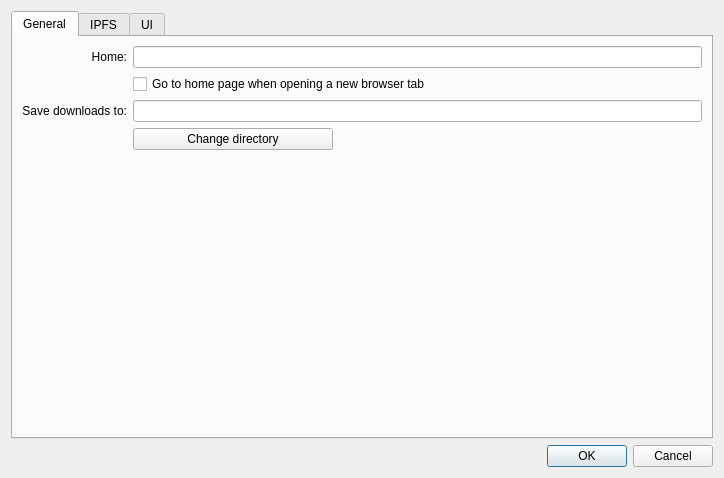
<?xml version="1.0" encoding="UTF-8"?>
<ui version="4.0">
 <class>SettingsDialogForm</class>
 <widget class="QDialog" name="SettingsDialogForm">
  <property name="geometry">
   <rect>
    <x>0</x>
    <y>0</y>
    <width>724</width>
    <height>478</height>
   </rect>
  </property>
  <property name="windowTitle">
   <string>Settings</string>
  </property>
  <layout class="QVBoxLayout" name="verticalLayout">
   <item>
    <widget class="QTabWidget" name="tabWidget">
     <property name="currentIndex">
      <number>0</number>
     </property>
     <widget class="QWidget" name="tab">
      <attribute name="title">
       <string>General</string>
      </attribute>
      <layout class="QGridLayout" name="gridLayout_4">
       <item row="4" column="1" colspan="2">
        <widget class="QLineEdit" name="downloadsLocation"/>
       </item>
       <item row="1" column="2">
        <spacer name="horizontalSpacer">
         <property name="orientation">
          <enum>Qt::Horizontal</enum>
         </property>
         <property name="sizeHint" stdset="0">
          <size>
           <width>280</width>
           <height>18</height>
          </size>
         </property>
        </spacer>
       </item>
       <item row="0" column="0">
        <widget class="QLabel" name="label_3">
         <property name="text">
          <string>Home:</string>
         </property>
         <property name="alignment">
          <set>Qt::AlignRight|Qt::AlignTrailing|Qt::AlignVCenter</set>
         </property>
        </widget>
       </item>
       <item row="0" column="1" colspan="2">
        <widget class="QLineEdit" name="home">
         <property name="minimumSize">
          <size>
           <width>400</width>
           <height>0</height>
          </size>
         </property>
        </widget>
       </item>
       <item row="1" column="1">
        <widget class="QCheckBox" name="goToHomePageOnOpen">
         <property name="text">
          <string>Go to home page when opening a new browser tab</string>
         </property>
        </widget>
       </item>
       <item row="6" column="1" colspan="2">
        <spacer>
         <property name="orientation">
          <enum>Qt::Vertical</enum>
         </property>
         <property name="sizeHint" stdset="0">
          <size>
           <width>391</width>
           <height>262</height>
          </size>
         </property>
        </spacer>
       </item>
       <item row="4" column="0">
        <widget class="QLabel" name="label_7">
         <property name="text">
          <string>Save downloads to:</string>
         </property>
         <property name="alignment">
          <set>Qt::AlignRight|Qt::AlignTrailing|Qt::AlignVCenter</set>
         </property>
        </widget>
       </item>
       <item row="5" column="1">
        <widget class="QPushButton" name="changeDownloadsPathButton">
         <property name="maximumSize">
          <size>
           <width>200</width>
           <height>16777215</height>
          </size>
         </property>
         <property name="text">
          <string>Change directory</string>
         </property>
        </widget>
       </item>
      </layout>
     </widget>
     <widget class="QWidget" name="tab_6">
      <attribute name="title">
       <string>IPFS</string>
      </attribute>
      <layout class="QVBoxLayout" name="verticalLayout_4">
       <item>
        <layout class="QVBoxLayout" name="verticalLayout_5">
         <property name="sizeConstraint">
          <enum>QLayout::SetNoConstraint</enum>
         </property>
         <item>
          <widget class="QGroupBox" name="groupBoxDaemon">
           <property name="minimumSize">
            <size>
             <width>0</width>
             <height>50</height>
            </size>
           </property>
           <property name="title">
            <string>Spawn IPFS daemon and use as transport</string>
           </property>
           <property name="checkable">
            <bool>true</bool>
           </property>
           <layout class="QGridLayout" name="gridLayout_5">
            <item row="2" column="0">
             <widget class="QLabel" name="label_17">
              <property name="text">
               <string>HTTP gateway port</string>
              </property>
             </widget>
            </item>
            <item row="1" column="1">
             <widget class="QSpinBox" name="ipfsdApiPort">
              <property name="maximumSize">
               <size>
                <width>100</width>
                <height>16777215</height>
               </size>
              </property>
              <property name="minimum">
               <number>1024</number>
              </property>
              <property name="maximum">
               <number>32768</number>
              </property>
             </widget>
            </item>
            <item row="2" column="1">
             <widget class="QSpinBox" name="ipfsdGwPort">
              <property name="maximumSize">
               <size>
                <width>100</width>
                <height>16777215</height>
               </size>
              </property>
              <property name="minimum">
               <number>1024</number>
              </property>
              <property name="maximum">
               <number>32768</number>
              </property>
             </widget>
            </item>
            <item row="0" column="2">
             <widget class="QLabel" name="label_18">
              <property name="text">
               <string>Minimum swarm connections</string>
              </property>
             </widget>
            </item>
            <item row="0" column="3">
             <widget class="QSpinBox" name="swarmMinConns">
              <property name="minimum">
               <number>1</number>
              </property>
              <property name="maximum">
               <number>100</number>
              </property>
             </widget>
            </item>
            <item row="1" column="2">
             <widget class="QLabel" name="label_19">
              <property name="text">
               <string>Maximum swarm connections</string>
              </property>
             </widget>
            </item>
            <item row="0" column="1">
             <widget class="QSpinBox" name="ipfsdSwarmPort">
              <property name="maximumSize">
               <size>
                <width>100</width>
                <height>16777215</height>
               </size>
              </property>
              <property name="minimum">
               <number>1024</number>
              </property>
              <property name="maximum">
               <number>32768</number>
              </property>
             </widget>
            </item>
            <item row="1" column="0">
             <widget class="QLabel" name="label_15">
              <property name="text">
               <string>API port</string>
              </property>
             </widget>
            </item>
            <item row="1" column="3">
             <widget class="QSpinBox" name="swarmMaxConns">
              <property name="minimum">
               <number>10</number>
              </property>
              <property name="maximum">
               <number>300</number>
              </property>
             </widget>
            </item>
            <item row="0" column="0">
             <widget class="QLabel" name="label_14">
              <property name="text">
               <string>Swarm port</string>
              </property>
             </widget>
            </item>
            <item row="2" column="2">
             <widget class="QLabel" name="label_5">
              <property name="text">
               <string>Maximum storage (Gb)</string>
              </property>
             </widget>
            </item>
            <item row="2" column="3">
             <widget class="QSpinBox" name="storageMax">
              <property name="minimum">
               <number>5</number>
              </property>
              <property name="maximum">
               <number>2048</number>
              </property>
             </widget>
            </item>
           </layout>
          </widget>
         </item>
         <item>
          <widget class="QGroupBox" name="groupBoxIpfsConn">
           <property name="enabled">
            <bool>true</bool>
           </property>
           <property name="minimumSize">
            <size>
             <width>0</width>
             <height>50</height>
            </size>
           </property>
           <property name="title">
            <string>Use a custom IPFS daemon</string>
           </property>
           <property name="flat">
            <bool>false</bool>
           </property>
           <property name="checkable">
            <bool>false</bool>
           </property>
           <property name="checked">
            <bool>false</bool>
           </property>
           <layout class="QFormLayout" name="formLayout_3">
            <item row="0" column="0">
             <widget class="QLabel" name="label_2">
              <property name="text">
               <string>Host</string>
              </property>
             </widget>
            </item>
            <item row="1" column="0">
             <widget class="QLabel" name="label_16">
              <property name="text">
               <string>API port</string>
              </property>
             </widget>
            </item>
            <item row="1" column="1">
             <widget class="QSpinBox" name="customIpfsApiPort">
              <property name="maximumSize">
               <size>
                <width>100</width>
                <height>16777215</height>
               </size>
              </property>
              <property name="minimum">
               <number>1024</number>
              </property>
              <property name="maximum">
               <number>32768</number>
              </property>
             </widget>
            </item>
            <item row="2" column="0">
             <widget class="QLabel" name="label">
              <property name="text">
               <string>HTTP gateway port</string>
              </property>
             </widget>
            </item>
            <item row="2" column="1">
             <widget class="QSpinBox" name="customIpfsGwPort">
              <property name="maximumSize">
               <size>
                <width>100</width>
                <height>16777215</height>
               </size>
              </property>
              <property name="minimum">
               <number>1024</number>
              </property>
              <property name="maximum">
               <number>32768</number>
              </property>
             </widget>
            </item>
            <item row="0" column="1">
             <widget class="QLineEdit" name="customIpfsHost">
              <property name="maximumSize">
               <size>
                <width>300</width>
                <height>16777215</height>
               </size>
              </property>
             </widget>
            </item>
           </layout>
          </widget>
         </item>
        </layout>
       </item>
       <item>
        <layout class="QHBoxLayout" name="horizontalLayout_3">
         <item>
          <widget class="QLabel" name="label_4">
           <property name="maximumSize">
            <size>
             <width>721</width>
             <height>145</height>
            </size>
           </property>
           <property name="font">
            <font>
             <weight>75</weight>
             <bold>true</bold>
            </font>
           </property>
           <property name="text">
            <string>Restart the application after changing the IPFS connection settings.</string>
           </property>
          </widget>
         </item>
        </layout>
       </item>
      </layout>
     </widget>
     <widget class="QWidget" name="tab_2">
      <attribute name="title">
       <string>UI</string>
      </attribute>
      <layout class="QGridLayout" name="gridLayout_2">
       <item row="0" column="0">
        <layout class="QGridLayout" name="gridLayout">
         <item row="0" column="0">
          <widget class="QGroupBox" name="groupBox_2">
           <property name="sizePolicy">
            <sizepolicy hsizetype="Preferred" vsizetype="Maximum">
             <horstretch>0</horstretch>
             <verstretch>0</verstretch>
            </sizepolicy>
           </property>
           <property name="title">
            <string>Language</string>
           </property>
           <layout class="QHBoxLayout" name="horizontalLayout_2">
            <item>
             <layout class="QHBoxLayout" name="horizontalLayout">
              <item>
               <widget class="QLabel" name="label_6">
                <property name="text">
                 <string>Language</string>
                </property>
               </widget>
              </item>
              <item>
               <widget class="QComboBox" name="language"/>
              </item>
             </layout>
            </item>
           </layout>
          </widget>
         </item>
         <item row="1" column="0">
          <widget class="QGroupBox" name="groupBox">
           <property name="sizePolicy">
            <sizepolicy hsizetype="Preferred" vsizetype="Expanding">
             <horstretch>0</horstretch>
             <verstretch>0</verstretch>
            </sizepolicy>
           </property>
           <property name="title">
            <string>File manager</string>
           </property>
           <widget class="QCheckBox" name="wrapFiles">
            <property name="geometry">
             <rect>
              <x>10</x>
              <y>30</y>
              <width>661</width>
              <height>21</height>
             </rect>
            </property>
            <property name="text">
             <string>Wrap files with a directory (preserves filenames)</string>
            </property>
           </widget>
           <widget class="QCheckBox" name="wrapDirectories">
            <property name="geometry">
             <rect>
              <x>10</x>
              <y>60</y>
              <width>661</width>
              <height>21</height>
             </rect>
            </property>
            <property name="text">
             <string>Wrap directories with a directory</string>
            </property>
           </widget>
           <widget class="QCheckBox" name="hideHashes">
            <property name="geometry">
             <rect>
              <x>10</x>
              <y>90</y>
              <width>661</width>
              <height>21</height>
             </rect>
            </property>
            <property name="text">
             <string>Hide IPFS hashes in tree views</string>
            </property>
           </widget>
          </widget>
         </item>
        </layout>
       </item>
       <item row="1" column="0">
        <widget class="QGroupBox" name="groupBox_3">
         <property name="title">
          <string>Browser</string>
         </property>
         <layout class="QGridLayout" name="gridLayout_6">
          <item row="0" column="0">
           <layout class="QGridLayout" name="gridLayout_3"/>
          </item>
          <item row="1" column="0">
           <widget class="QCheckBox" name="jsIpfsApi">
            <property name="text">
             <string>Enable Javascript IPFS API</string>
            </property>
           </widget>
          </item>
         </layout>
        </widget>
       </item>
      </layout>
     </widget>
    </widget>
   </item>
   <item>
    <widget class="QDialogButtonBox" name="buttonBox">
     <property name="orientation">
      <enum>Qt::Horizontal</enum>
     </property>
     <property name="standardButtons">
      <set>QDialogButtonBox::Cancel|QDialogButtonBox::Ok</set>
     </property>
    </widget>
   </item>
  </layout>
 </widget>
 <resources/>
 <connections>
  <connection>
   <sender>buttonBox</sender>
   <signal>accepted()</signal>
   <receiver>SettingsDialogForm</receiver>
   <slot>accept()</slot>
   <hints>
    <hint type="sourcelabel">
     <x>248</x>
     <y>254</y>
    </hint>
    <hint type="destinationlabel">
     <x>157</x>
     <y>274</y>
    </hint>
   </hints>
  </connection>
  <connection>
   <sender>buttonBox</sender>
   <signal>rejected()</signal>
   <receiver>SettingsDialogForm</receiver>
   <slot>reject()</slot>
   <hints>
    <hint type="sourcelabel">
     <x>316</x>
     <y>260</y>
    </hint>
    <hint type="destinationlabel">
     <x>286</x>
     <y>274</y>
    </hint>
   </hints>
  </connection>
 </connections>
</ui>
